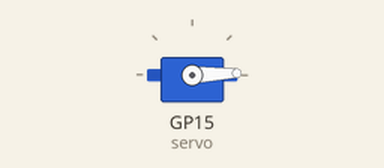
This program was run on a simulated Raspberry Pi Pico running MicroPython. Parts: servo. Servo angles are drawn from the pulse width (0.5 ms = 0°, 2.5 ms = 180°).

Above: at 0.05 s.
At 1.75 s:
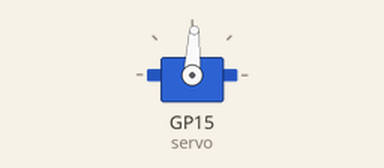
At 3.45 s:
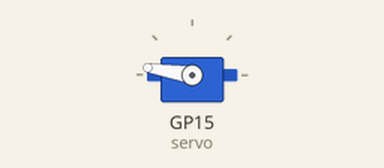
At 6.9 s:
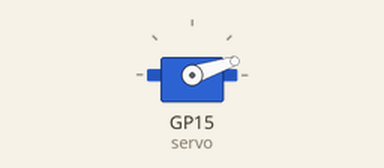
Timing chart, 0 to 9.4 s (numbered marks = the images above):
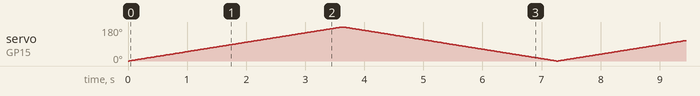

The program:

3.7_swinging_servo.py
```python
import machine
import utime

# Initialize PWM on pin GP15
servo = machine.PWM(machine.Pin(15))
servo.freq(50)  # Set the frequency to 50Hz

# Function to map angle to duty cycle
def angle_to_duty(angle):
    min_duty = 1638  # Corresponds to 0.5ms pulse (0°)
    max_duty = 8192  # Corresponds to 2.5ms pulse (180°)
    duty = int(min_duty + (angle / 180) * (max_duty - min_duty))
    return duty

while True:
    # Move servo from 0° to 180°
    for angle in range(0, 181, 1):
        servo.duty_u16(angle_to_duty(angle))
        utime.sleep_ms(20)
    # Move servo from 180° back to 0°
    for angle in range(180, -1, -1):
        servo.duty_u16(angle_to_duty(angle))
        utime.sleep_ms(20)
```
